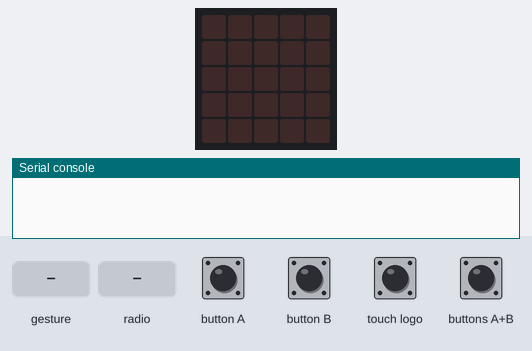
The program below on a simulated BBC micro:bit (MakeCode). On the bench: the board's 5×5 LED display, the last lines printed to the serial console. Inputs (shaded band) come from the test bench. No radio messages arrive unless stated (any console line starting 'radio sent:' is added by the test bench); a tilt is held for 1.5 s and a shake lasts 1 s, then the board lies face up again.

Above: at 1.2 s.
1.3 s: button A pressed for 0.15 s
At 1.7 s:
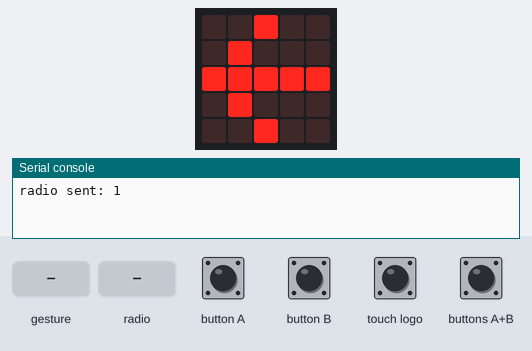
2.9 s: button B pressed for 0.15 s
At 4.1 s:
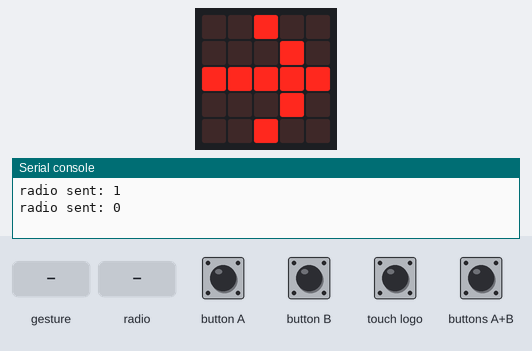
4.5 s: touch logo pressed for 0.15 s
At 5.6 s:
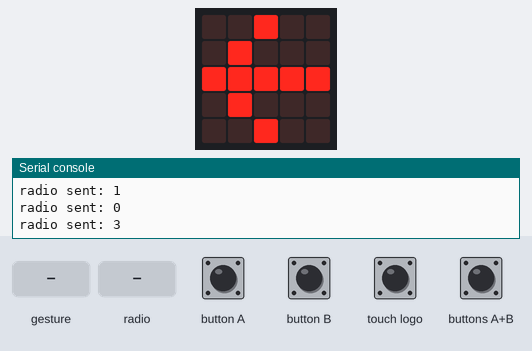
6.1 s: gesture 'shake'
At 7.5 s:
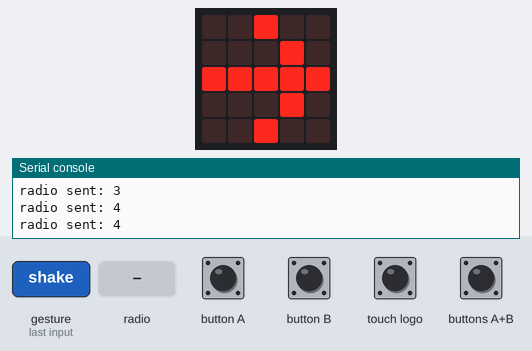
7.8 s: radio message "0" arrives
At 8.8 s:
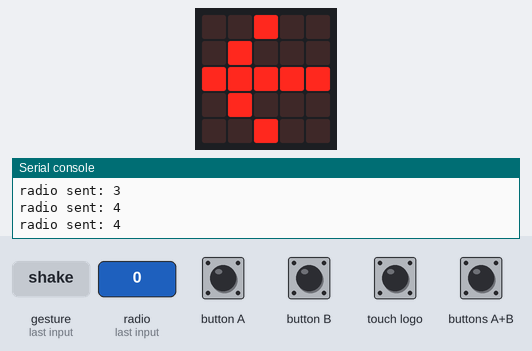
9.3 s: radio message "1" arrives
At 9.9 s:
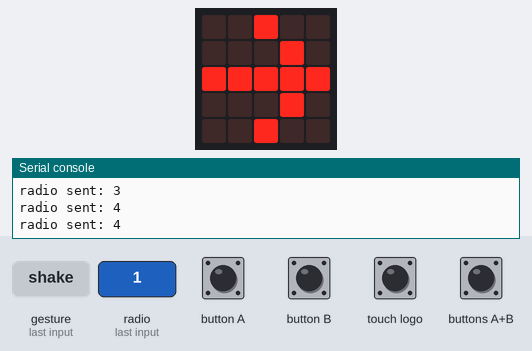
Timing chart, 0 to 11.8 s (numbered marks = the images above; inputs shaded):
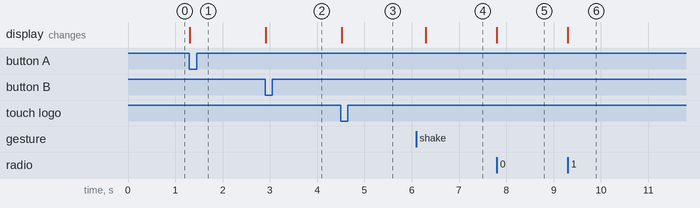

The program:

main.ts
```typescript
radio.onReceivedNumber(function (receivedNumber) {
    if (0 == receivedNumber) {
        basic.showArrow(ArrowNames.West)
    } else if (1 == receivedNumber) {
        basic.showArrow(ArrowNames.East)
    } else if (2 == receivedNumber) {
        basic.showArrow(ArrowNames.West)
    } else if (3 == receivedNumber) {
        basic.showArrow(ArrowNames.East)
    }
})
radio.setGroup(6)
basic.forever(function () {
    if (input.buttonIsPressed(Button.B)) {
        radio.sendNumber(0)
        basic.showArrow(ArrowNames.East)
    } else if (input.buttonIsPressed(Button.A)) {
        radio.sendNumber(1)
        basic.showArrow(ArrowNames.West)
    } else if (input.buttonIsPressed(Button.AB)) {
        radio.sendNumber(2)
        basic.showArrow(ArrowNames.East)
    } else if (input.logoIsPressed()) {
        radio.sendNumber(3)
        basic.showArrow(ArrowNames.West)
    } else if (input.isGesture(Gesture.Shake)) {
        radio.sendNumber(4)
        basic.showArrow(ArrowNames.East)
    }
})
```

test.ts
```typescript
// aquí va el archivo "tests"; esto no se compilará cuando este paquete se utilice como una extensión.
```

Measured:
- after the input at 1.3 s, the display: changes at once (image 1)
- after the input at 2.9 s, the display: changes at once (image 2)
- after the input at 4.5 s, the display: changes at once (image 3)
- after the input at 6.1 s, the display: changes after 0.20 s (image 4)
- after the input at 7.8 s, the display: changes at once (image 5)
- after the input at 9.3 s, the display: changes at once (image 6)
